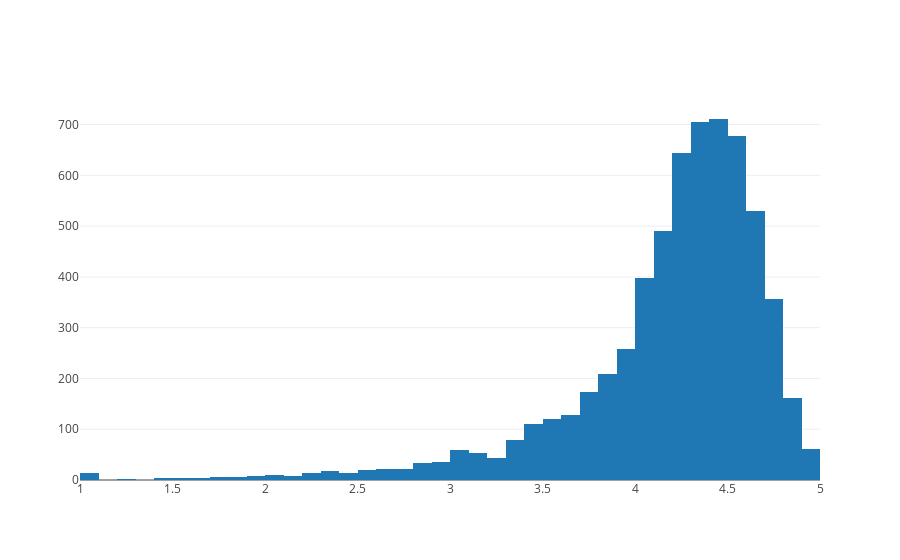

The notebook cell saved with this chart:
### Markdown cell above
Average rating of apps
--Do any apps perform really good or really bad?

### Code cell
data = [go.Histogram(
        x = df.Rating,
        xbins = {'start': 1, 'size': 0.1, 'end' :5}
)]

print('Average app rating = ', np.mean(df['Rating']))
plotly.offline.iplot(data, filename='overall_rating_distribution')

### Figure 1 — Plotly figure (JSON) as saved in the notebook; plotly's stock layout.template omitted (floating-point values rounded to 4 significant figures; data arrays with more than 128 entries replaced by an {"elided": "..."} marker saying what was removed)
{"data": [{"type": "histogram", "uid": "f20d0066-3f25-408f-a919-812489677337", "x": {"elided": "7600 float values"}, "xbins": {"end": 5, "size": 0.1, "start": 1}}], "layout": {}}
